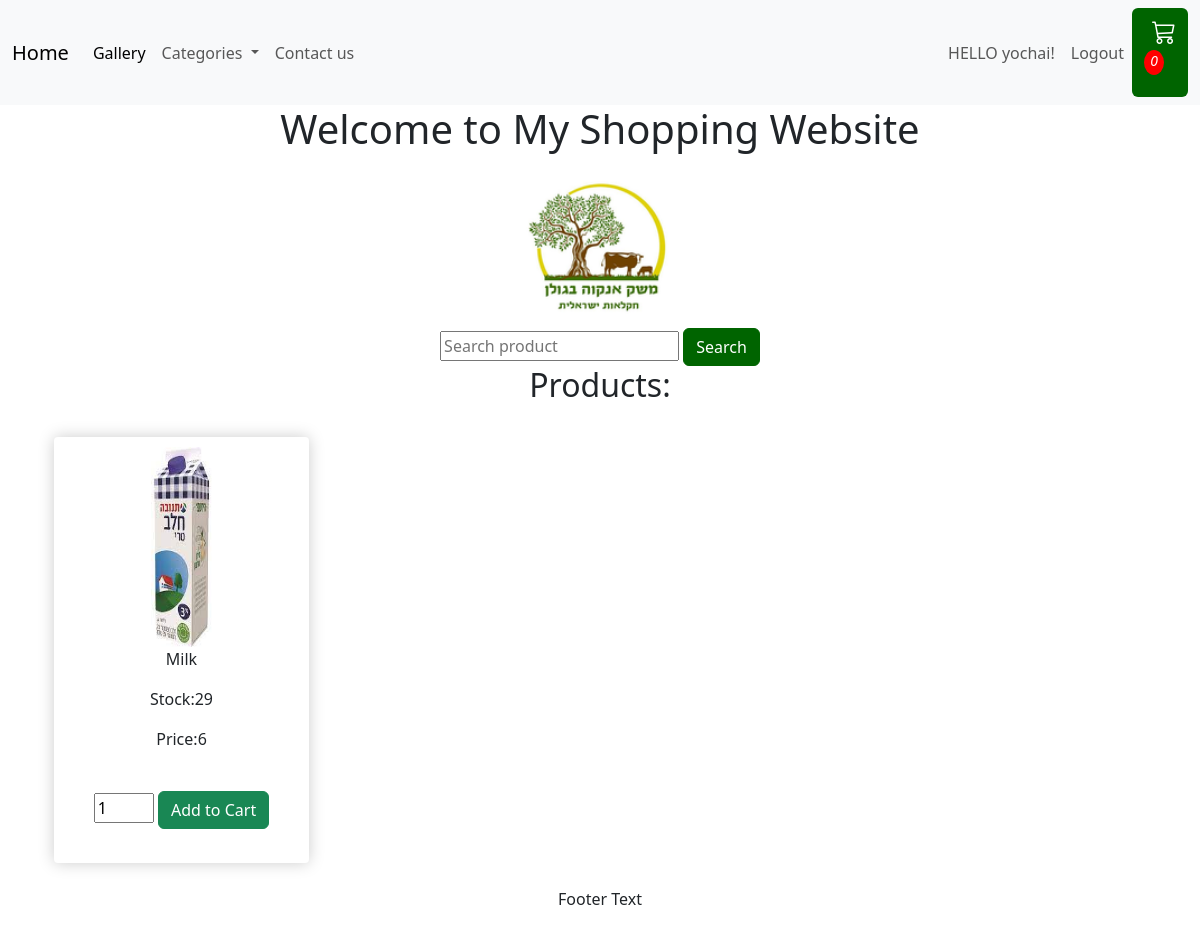
The page /?category_name=Dairy_Products (signed in) on the database its author committed.
### shop/models.py (models this page shows, shortened)
class MyUser(AbstractUser):
    phone_number = models.IntegerField(default=0, null=True)
    address = models.CharField(max_length=100, null=True)

class PurchaseCard(models.Model):
    date = models.DateTimeField(null=False)
    customer = models.ForeignKey(settings.AUTH_USER_MODEL, on_delete=models.CASCADE)
    status = models.CharField(max_length=50, choices=[(tag.name, tag.value) for tag in Options])
    def __str__(self):
        return f"{self.date} - {self.customer} - {self.status}"
    @property
    def get_cart_items(self):
        print("geting cart items")
        orderitems = self.purchaseline_set.all()
        total = sum([item.amount for item in orderitems])
        print(f"the total cart items num is: {total}")
        return total

class Product(models.Model):
    name = models.CharField(max_length=100, null=True)
    category = models.ForeignKey(Category, on_delete=models.CASCADE)
    price = models.IntegerField(default=0)
    stock = models.IntegerField(default=0)
    image = models.ImageField(upload_to="shop_images", null=True)

### shop/views.py (the view)
# urls.py: path('', views.products, name='all_products'),
def products(request):
    print("products function entered !!!")
    purchase_cart = get_customer_cart(request)
    category_name = request.GET.get('category_name')
    product_name = request.GET.get('product_name')
    all_categories = Category.objects.all()
    all_products = Product.objects.all()
    if category_name and category_name!="None":
        try:
            selected_category = all_categories.get(name__iexact=category_name)
        except Category.DoesNotExist:
            selected_category = None
            all_products = Product.objects.none()
        else:
            all_products = selected_category.product_set.all()
    else:
        selected_category = None
        all_products = Product.objects.all()
    if product_name:
        all_products = all_products.filter(name__icontains=product_name)
    context = {
        'products': all_products,
        'categories': all_categories,
        'selected_category': category_name,
        'selected_product': product_name,
        'purchase_cart': purchase_cart,
    }
    return render(request, 'products.html', context)

### shop/views.py (called while the page is built)
def get_customer_cart(request):
    if request.user.is_authenticated:
        customer = request.user
        try:
            purchase_cart = PurchaseCard.objects.get(customer=customer, status=Options.OPTION_TWO.value)
            print(f"pending purchase cart is: {purchase_cart}")
            return purchase_cart
        except Exception as e:
            print("no pending purchase cart - new purchase cart created to login user")
            return create_purchase_card(request)
    else:
        return get_session_cart(request)

### shop/templates/products.html (shortened to what this page needs)
{% extends 'base.html' %} {% load static %}{% block content %}
<div class="container-fluid bg-3 text-center">
  <form action="{% url 'all_products' %}">
    <input
      placeholder="Search product"
      aria-label="Search"
      name="product_name"
    />
    <input
      type="submit"
      value="Search"
      class="btn btn-success"
      style="background-color: #006400; border-color: #006400"
    />
  </form>
  <h2>Products:</h2>
  <br />
  <div class="row">
    {% for product in products %}
    <br />
    <div class="col-lg-3">
      <div class="box-element product">
        <img
          src="{% static product.image %}"
          class="img-responsive"
          style="width: 60%; height: 200px"
          alt="Image"
        />
        <p>{{ product.name }}</p>
        <p>Stock:{{ product.stock }}</p>
        <p>Price:{{ product.price }}</p>
        <form
          method="POST"
          action="{% url 'add_to_cart' product.id %}"
          style="max-width: 400px"
        >
          <br />
          <input
            type="number"
            name="number"
            placeholder="Choose quantity"
            min="0"
            value="1"
            style="width: 60px"
          />
          <input type="submit" value="Add to Cart" class="btn btn-success" />
        </form>
        <br />
      </div>
    </div>
    {% empty %}
    <li>No products available.</li>
    {% endfor %}
  </div>
</div>
<br />
{% endblock %}

### shop/templates/base.html (shortened to what this page needs)
<!DOCTYPE html>
{% load static %}
<html lang="en">
  <head>
    <link
      href="https://cdn.jsdelivr.net/npm/bootstrap@5.3.1/dist/css/bootstrap.min.css"
      rel="stylesheet"
    />
    <link
      href="https://cdn.jsdelivr.net/npm/bootstrap@5.3.1/dist/css/bootstrap.min.css"
      rel="stylesheet"
    />
    <link
      href="https://cdn.jsdelivr.net/npm/bootstrap-icons/font/bootstrap-icons.css"
      rel="stylesheet"
    />
    <link rel="stylesheet" type="text/css" href="{% static 'css/main.css' %}" />
  </head>
  <body>
    {% load static %}
    <nav class="navbar navbar-expand-lg bg-body-tertiary">
      <div class="container-fluid">
        <a class="navbar-brand" href="{% url 'all_products' %}">Home</a>
        <div class="collapse navbar-collapse" id="navbarSupportedContent">
          <ul class="navbar-nav me-auto mb-2 mb-lg-0">
            <li class="nav-item">
              <a class="nav-link active" aria-current="page" href="#"
                >Gallery</a
              >
            </li>
            <li class="nav-item dropdown">
              <a
                class="nav-link dropdown-toggle"
                href="#"
                role="button"
                data-bs-toggle="dropdown"
                aria-expanded="false"
              >
                Categories
              </a>
            </li>
            <li class="nav-item">
              <a class="nav-link" href="#">Contact us</a>
            </li>
          </ul>
          <ul class="navbar-nav ms-auto">
            {% if user.is_authenticated %}
            <li class="nav-item">
              <h10 class="nav-link">HELLO {{ user.username }}!</h10>
            </li>
            <li class="nav-item">
              <a class="nav-link" href="{% url 'logout' %}">Logout</a>
            </li>
            {% else %}
            <li class="nav-item">
              <a class="nav-link" href="{% url 'login_page' %}">Login</a>
            </li>
            {% endif %}
          </ul>
            <a
              href="{% url 'view_purchase_cart' %}"
              class="btn custom-cart-icon"            >
              <i class="bi bi-cart3 ms-2"><p id="cart-total">{{ purchase_cart.get_cart_items }}</p></i>
            </a>
        </div>
      </div>
    </nav>
    <div class="jumbotron">
      <div class="container text-center">
        <h1>Welcome to My Shopping Website</h1>
        <img
          src="{% static 'shop_images/Meshek_ankava.png' %}"
          class="img-responsive"
          style="width: 15%"
          alt="Image"
        />
      </div>
    </div>
    <div class="container">{% block content %} {% endblock %}</div>
    <footer class="container-fluid text-center">
      <p>Footer Text</p>
    </footer>
  </body>
</html>

### static/css/main.css (style rules this page uses)
.box-element { box-shadow:hsl(0, 0%, 80%) 0 0 16px; background-color: #fff; border-radius: 4px; padding: 10px; }
#cart-total { display: block; text-align: center; color:#fff; background-color: red; width: 20px; height: 25px; border-radius: 50%; font-size: 14px; }

### shop/templates/base.html (style rules this page uses)
.custom-cart-icon { background-color: #006400; color: #ffffff; font-size: 1.5rem; border: none; }

### rows shown on the page
MyUser: username "yochai"
PurchaseCard: get_cart_items "0"
Product: image (picture), name "Milk", stock "29", price "6"
